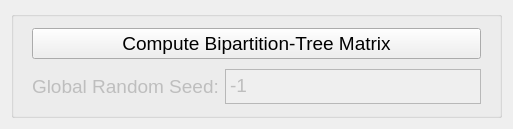
            <widget class="QWidget" name="stackedWidgetTreeDataPage2">
             <property name="autoFillBackground">
              <bool>false</bool>
             </property>
             <layout class="QHBoxLayout" name="horizontalLayout_59">
              <item>
               <widget class="QGroupBox" name="groupBox_4">
                <property name="sizePolicy">
                 <sizepolicy hsizetype="Expanding" vsizetype="Expanding">
                  <horstretch>0</horstretch>
                  <verstretch>0</verstretch>
                 </sizepolicy>
                </property>
                <property name="maximumSize">
                 <size>
                  <width>16777215</width>
                  <height>16777215</height>
                 </size>
                </property>
                <layout class="QVBoxLayout" name="verticalLayout_13">
                 <item>
                  <widget class="QFrame" name="frame_46">
                   <property name="sizePolicy">
                    <sizepolicy hsizetype="Expanding" vsizetype="Expanding">
                     <horstretch>0</horstretch>
                     <verstretch>0</verstretch>
                    </sizepolicy>
                   </property>
                   <property name="minimumSize">
                    <size>
                     <width>0</width>
                     <height>0</height>
                    </size>
                   </property>
                   <property name="maximumSize">
                    <size>
                     <width>16777215</width>
                     <height>16777215</height>
                    </size>
                   </property>
                   <property name="frameShape">
                    <enum>QFrame::NoFrame</enum>
                   </property>
                   <property name="frameShadow">
                    <enum>QFrame::Raised</enum>
                   </property>
                   <layout class="QHBoxLayout" name="horizontalLayout_45">
                    <property name="topMargin">
                     <number>2</number>
                    </property>
                    <property name="bottomMargin">
                     <number>2</number>
                    </property>
                    <item>
                     <widget class="QPushButton" name="pushDATApartition">
                      <property name="sizePolicy">
                       <sizepolicy hsizetype="Preferred" vsizetype="Preferred">
                        <horstretch>0</horstretch>
                        <verstretch>0</verstretch>
                       </sizepolicy>
                      </property>
                      <property name="minimumSize">
                       <size>
                        <width>0</width>
                        <height>25</height>
                       </size>
                      </property>
                      <property name="maximumSize">
                       <size>
                        <width>16777215</width>
                        <height>35</height>
                       </size>
                      </property>
                      <property name="font">
                       <font>
                        <family>Arial</family>
                        <pointsize>14</pointsize>
                       </font>
                      </property>
                      <property name="text">
                       <string>Compute Bipartition-Tree Matrix</string>
                      </property>
                     </widget>
                    </item>
                   </layout>
                  </widget>
                 </item>
                 <item>
                  <widget class="QFrame" name="frame_21">
                   <property name="sizePolicy">
                    <sizepolicy hsizetype="Expanding" vsizetype="Expanding">
                     <horstretch>0</horstretch>
                     <verstretch>0</verstretch>
                    </sizepolicy>
                   </property>
                   <property name="maximumSize">
                    <size>
                     <width>16777215</width>
                     <height>16777215</height>
                    </size>
                   </property>
                   <property name="frameShape">
                    <enum>QFrame::NoFrame</enum>
                   </property>
                   <property name="frameShadow">
                    <enum>QFrame::Raised</enum>
                   </property>
                   <layout class="QHBoxLayout" name="horizontalLayout_18">
                    <property name="topMargin">
                     <number>2</number>
                    </property>
                    <property name="bottomMargin">
                     <number>2</number>
                    </property>
                    <item>
                     <widget class="QLabel" name="labedNLDRrandseed">
                      <property name="enabled">
                       <bool>false</bool>
                      </property>
                      <property name="minimumSize">
                       <size>
                        <width>0</width>
                        <height>25</height>
                       </size>
                      </property>
                      <property name="maximumSize">
                       <size>
                        <width>16777215</width>
                        <height>35</height>
                       </size>
                      </property>
                      <property name="font">
                       <font>
                        <family>Arial</family>
                        <pointsize>14</pointsize>
                       </font>
                      </property>
                      <property name="text">
                       <string>Global Random Seed:</string>
                      </property>
                     </widget>
                    </item>
                    <item>
                     <widget class="QTextEdit" name="textNLDRrandseed">
                      <property name="enabled">
                       <bool>false</bool>
                      </property>
                      <property name="sizePolicy">
                       <sizepolicy hsizetype="Expanding" vsizetype="Fixed">
                        <horstretch>0</horstretch>
                        <verstretch>0</verstretch>
                       </sizepolicy>
                      </property>
                      <property name="minimumSize">
                       <size>
                        <width>0</width>
                        <height>25</height>
                       </size>
                      </property>
                      <property name="maximumSize">
                       <size>
                        <width>16777215</width>
                        <height>35</height>
                       </size>
                      </property>
                      <property name="font">
                       <font>
                        <family>Arial</family>
                        <pointsize>14</pointsize>
                       </font>
                      </property>
                      <property name="acceptDrops">
                       <bool>true</bool>
                      </property>
                      <property name="html">
                       <string>&lt;!DOCTYPE HTML PUBLIC &quot;-//W3C//DTD HTML 4.0//EN&quot; &quot;http://www.w3.org/TR/REC-html40/strict.dtd&quot;&gt;
&lt;html&gt;&lt;head&gt;&lt;meta name=&quot;qrichtext&quot; content=&quot;1&quot; /&gt;&lt;style type=&quot;text/css&quot;&gt;
p, li { white-space: pre-wrap; }
&lt;/style&gt;&lt;/head&gt;&lt;body style=&quot; font-family:'Arial'; font-size:14pt; font-weight:400; font-style:normal;&quot;&gt;
&lt;table border=&quot;0&quot; style=&quot;-qt-table-type: root; margin-top:4px; margin-bottom:4px; margin-left:4px; margin-right:4px;&quot;&gt;
&lt;tr&gt;
&lt;td style=&quot;border: none;&quot;&gt;
&lt;p style=&quot; margin-top:0px; margin-bottom:0px; margin-left:0px; margin-right:0px; -qt-block-indent:0; text-indent:0px;&quot;&gt;-1&lt;/p&gt;&lt;/td&gt;&lt;/tr&gt;&lt;/table&gt;&lt;/body&gt;&lt;/html&gt;</string>
                      </property>
                     </widget>
                    </item>
                   </layout>
                  </widget>
                 </item>
                </layout>
               </widget>
              </item>
             </layout>
            </widget>
